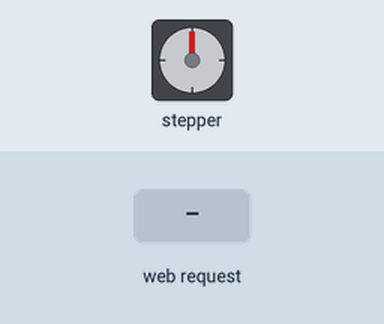
This sketch was run on a simulated ESP8266 (NodeMCU). Parts: stepper motor. Inputs (shaded band) come from the test bench. WiFi joins after 1.5 s; servers stay silent unless stated; stepper angles assume 2048 steps per turn; what the sketch prints to the serial monitor is not drawn.

Above: at 2.7 s.
2.8 s: HTTP request GET /sendValue?degrees=1 received
At 6.25 s:
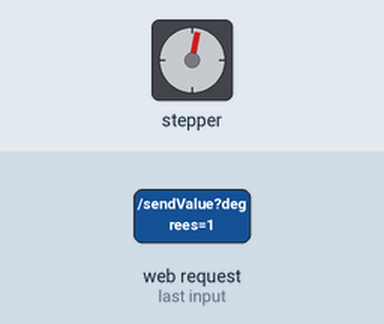
8.8 s: HTTP request GET /sendValue?degrees=120 received
11.8 s: HTTP request GET /sendValue?degrees=0 received
At 13.1 s:
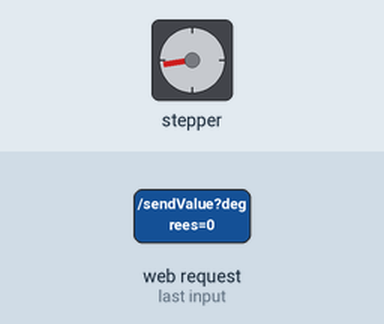
13.4 s: HTTP request GET /sendValue?degrees=120 received
At 15.09 s:
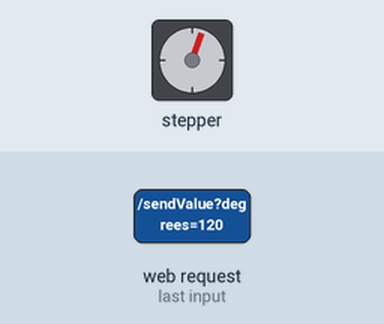
Timing chart, 0 to 25.1 s (numbered marks = the images above; inputs shaded):
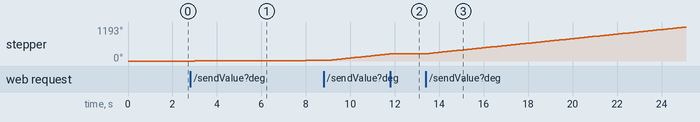

Measured:
- after the input at 11.8 s, stepper: goes on until 11.9 s, then stays 260°
- after the input at 13.4 s, stepper: keeps turning clockwise at about 80°/s, starting after 0.10 s

The sketch:

ESP-8266_Turbo-step.ino
```cpp
#include <ESP8266WiFi.h>
#include <ESP8266WebServer.h>
#include <Stepper.h>
#include <String.h>
#include "TurboSensor_Stepper.h"

const int stepperRevolution = 2048;
Stepper myStepper(stepperRevolution, D1, D3, D2, D4);
ESP8266WebServer server(80);
int trigPin = D5;
int echoPin = D6;
float duration;
float distance;

#define TENWIFI "chithanh"
#define PASSWIFI "mottoichin"

int degreeToSteps(int degree) {
  if (degree == 0) return 0;
  return stepperRevolution / (360 / degree);
}

void connection() {
  String s = MAIN_page;
  server.send(200, "text/html", s);
}

void setup() {
  pinMode(trigPin, OUTPUT);
  myStepper.setSpeed(14);
  Serial.begin(9600);

  WiFi.begin(TENWIFI, PASSWIFI);
  Serial.print("\n Đang thử kết nối");
  while (WiFi.status() != WL_CONNECTED) {
    delay(500);
    Serial.print(".");
  }
  Serial.print("\n Kết nối thanh công. IP address: ");
  Serial.println(WiFi.localIP());
  server.begin();  // Khởi động server.
  Serial.print("Server đã khởi động.");

  server.on("/", connection);
  server.on("/readSerial", handleReadSerial);
  server.on("/sendValue", handleSendValue);
  server.begin();
}

void handleReadSerial() {
  // Gửi giá trị cảm biến về client
    digitalWrite(trigPin, LOW);
    delayMicroseconds(2);
    digitalWrite(trigPin, HIGH);
    delayMicroseconds(10);
    digitalWrite(trigPin, LOW);

    duration = pulseIn(echoPin, HIGH);

    distance = duration * 0.034 / 2;

    Serial.print("distance: ");
    Serial.println(distance);
    server.send(200, "text/plain", "Giá trị cảm biến khoảng cách: " + String(distance) + " cm");
}

int receivedValue = 0;
void handleSendValue() {
  if (server.hasArg("degrees")) {
    String recString = server.arg("degrees");
    bool isNeg = (recString[0] == '-') ? true : false;
    if (isNeg) {
      recString[0] = '0';
      receivedValue = -1.0 * recString.toInt();
    } else {
      receivedValue = server.arg("degrees").toInt();
    }
  }
}
bool isSpined = false;
bool isStoped = false;

void loop() {
  // Xử lý các yêu cầu từ client
  server.handleClient();
  // if (receivedValue != 0) {
  //   Serial.println(receivedValue);
  //   myStepper.step(degreeToSteps(receivedValue));
  //   delay(200);
  //   myStepper.step(degreeToSteps(0));
  //   delay(200);
  // }
    unsigned long currentMillis = millis();

    if (receivedValue != 0 && currentMillis % 500 <= 15 && !isSpined) {
      if (isStoped) {
        myStepper.step(degreeToSteps(0));
        isStoped = false;
      } else {
        myStepper.step(degreeToSteps(receivedValue));
        isStoped = true;
      }
      // myStepper.step(degreeToSteps(receivedValue));
      // delay(800);
      // myStepper.step(degreeToSteps(0));
      // delay(800);
      isSpined = true;
    } else {
      isSpined = false;
    }

}
```

TurboSensor_Stepper.h
```cpp
const char MAIN_page[] PROGMEM = R"=====(
<!DOCTYPE html>
<html>
  <head>
    <meta name='viewport' content='width=device-width, initial-scale=1.0'/>
    <meta charset='utf-8'>
    <style>
      html {
        font-family: Helvetica;
        display: inline-block;
        margin: 0px auto;
        text-align: center;
      }
    .button {
      background-color: #4CAF50;
      border: none;
      color: white;
      padding: 16px 40px;
      text-decoration: none;
      font-size: 30px;
      margin: 2px;
      cursor: pointer;
    }
    .button2 {
      background-color: #555555;
    }
    .btn{
      background-color: #4CAF50;
      border: none;
      color: white;
      padding: 8px 20px;
      text-decoration: none;
      font-size: 16px;
      margin: 2px;
      cursor: pointer;
    }
    .degrees-input {
      width: 60px;
      height: 30px;
      font-size: 20px;
      text-align: center;
    }
    </style>
    <title>Cảm biến siêu âm và động cơ bước</title>
  </head>
  <body>
    <h1><p id="serialMonitor"> None </p><h1><br>
      <div id="motor_controller">
        <p>Điều khuyển động cơ bước</p>
        Degrees: <input class="degrees-input" type="text" id="degrees" value="">
        <button class="btn" onclick="sendValue()">Send</button>
      </div>

    <script>
      window.onload = function() {
        readSerial();
      };

      function readSerial() {
        var serialMonitor = document.getElementById('serialMonitor');
        var xhttp = new XMLHttpRequest();
        xhttp.onreadystatechange = function() {
          if (this.readyState == 4 && this.status == 200) {
            serialMonitor.innerHTML = this.responseText;
            setTimeout(readSerial, 500);
          }
        };
        xhttp.open('GET', 'readSerial', true);
        xhttp.send();
      }


      function sendValue() {
        var degreesInput = document.getElementById('degrees');
        var xhttp2 = new XMLHttpRequest();
        var degrees = degreesInput.value;
        xhttp2.open('POST', 'sendValue', true);
        xhttp2.setRequestHeader('Content-type', 'application/x-www-form-urlencoded');
        xhttp2.send('degrees=' + degrees);
      }
    </script>
  </body>
</html>
)=====";
```
